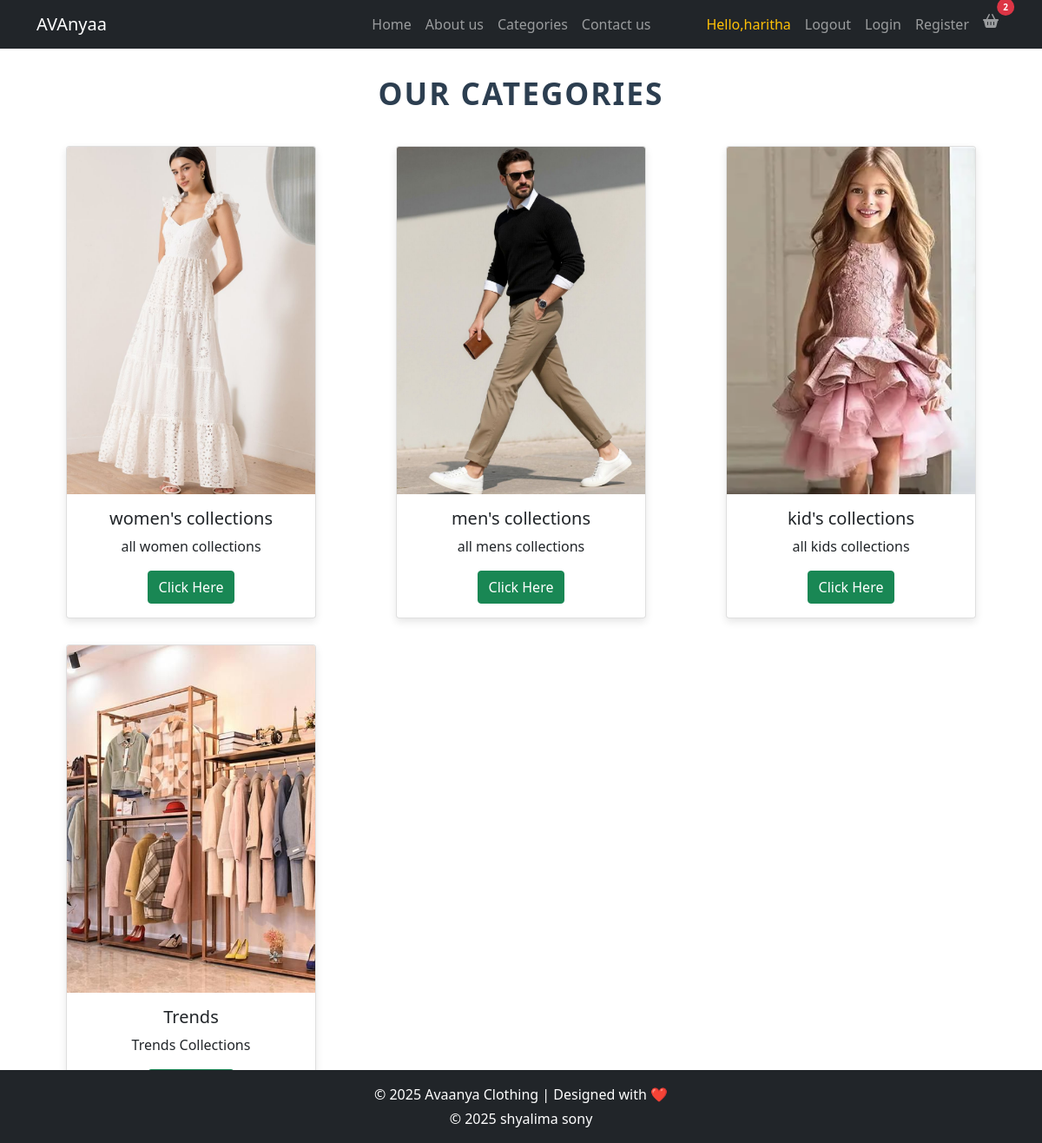
Screenshot of /category/ (signed in) with the database file from the repository.
### backend/models.py (models this page shows, shortened)
class pro_category(models.Model):
    pro_name=models.CharField(max_length=50)
    pro_description=models.CharField(max_length=200)
    pro_cat_image=models.ImageField(upload_to="category_image")

### frontend/views.py (the view)
# urls.py: path("category/",category,name="category"),
def category(request):
    data=pro_category.objects.all()
    return render(request,"category.html",{"data":data})

### frontend/context_processors.py (called while the page is built)
def cart_count(request):
    if request.user.is_authenticated:
        count = Cart.objects.filter(user=request.user).count()
    else:
        count = 0
    return {'cart_count': count}

### frontend/templates/category.html (shortened to what this page needs)
{% extends 'index.html' %} {% block content %}
<div>
    <h1 class="category-heading">Our Categories</h1>
    <div class="container">
        <div class="row">
            {% for i in data %}
             <div class="col-md-4 d-flex justify-content-center">
                <div class="card" style="width: 18rem;"> <img src="{{ i.pro_cat_image.url }}" class="card-img-top"
                        alt="{{ i.pro_name }}">
                    <div class="card-body text-center">
                        <h5 class="card-title">{{ i.pro_name }}</h5>
                        <p class="card-text">{{ i.pro_description }}</p>
                        <a href="{% url 'product' i.id %}" class="btn btn-success">Click Here</a>
                    </div>
                </div>
            </div>
            {% endfor %}
        </div>
    </div>
</div> {% endblock %}

### frontend/templates/index.html (shortened to what this page needs)
{% load static %}
<link href="https://cdn.jsdelivr.net/npm/bootstrap@5.0.2/dist/css/bootstrap.min.css" rel="stylesheet"
>
<link rel="stylesheet" href="https://cdnjs.cloudflare.com/ajax/libs/font-awesome/6.5.1/css/all.min.css" />
<nav class="custom-navbar navbar navbar navbar-expand-lg navbar-dark bg-dark" aria-label="Avaanya navigation bar">
    <div class="container">
        <a class="navbar-brand" href="{% url 'index' %}"><span>AVAnyaa</span></a>
        <div class="collapse navbar-collapse" id="navbarsFurni">
            <ul class="custom-navbar-nav navbar-nav ms-auto mb-2 mb-lg-0">
                <li class="nav-item active">
                    <a class="nav-link" href="{% url 'index' %}">Home</a>
                </li>
                <li><a class="nav-link" href="{% url 'about' %}">About us</a></li>
                <li><a class="nav-link" href="{% url 'category' %}">Categories</a></li>
                <li><a class="nav-link" href="{% url 'contact' %}">Contact us</a></li>
            </ul>
            <ul class="custom-navbar-cta navbar-nav mb-2 mb-lg-0 ms-lg-5">
                <li class="nav-item d-none d-lg-block">
                    <a class="nav-link text-warning" href="">Hello,{{ user.username }}</a>
                </li>
                <li class="nav-item">
                    <a class="nav-link" href="{% url 'logout' %}">Logout</a>
                </li>
                <li class="nav-item">
                    <a class="nav-link" href="{%url 'login' %}">Login</a>
                </li>
                <li class="nav-item">
                    <a class="nav-link" href="{% url 'register' %}">Register</a>
                </li>
                <li class="nav-item position-relative">
    <a class="nav-link" href="{% url 'view_cart' %}">
        <i class="fas fa-shopping-basket"></i>
        {% if cart_count > 0 %}
        <span class="position-absolute top-0 start-100 translate-middle badge rounded-pill bg-danger">
            {{ cart_count }}
        </span>
        {% endif %}
    </a>
</li>
            </ul>
        </div>
    </div>
</nav>
{% block content %}{% endblock %}
<footer class="bg-dark text-white text-center p-3 fixed-bottom">
    <div class="container">
        <p class="mb-1">&copy; 2025 Avaanya Clothing | Designed with ❤️</p>
        <p class="mb-0">&copy; 2025 shyalima sony</p>
    </div>
</footer>

### frontend/templates/index.html (style rules this page uses)
.badge { font-size: 10px; padding: 5px 7px; }

### frontend/templates/category.html (style rules this page uses)
.category-heading { text-align: center; font-size: 2.2rem; font-weight: 700; color: #2c3e50; margin: 30px 0 40px 0; text-transform: uppercase; letter-spacing: 2px; }
.card { margin-bottom: 30px; box-shadow: 0 4px 10px rgba(0, 0, 0, 0.1); transition: transform 0.2s ease, box-shadow 0.2s ease; }
.card img { height: 400px; object-fit: cover; }

### rows the page displays
pro_category: pro_cat_image (picture), pro_name "women's collections", pro_description "all women collections"
pro_category: pro_cat_image (picture), pro_name "men's collections", pro_description "all mens collections"
pro_category: pro_cat_image (picture), pro_name "kid's collections", pro_description "all kids collections"
pro_category: pro_cat_image (picture), pro_name "Trends", pro_description "Trends Collections"

### other values shown
{{ user.username }} "haritha"
{{ cart_count }} "2"
